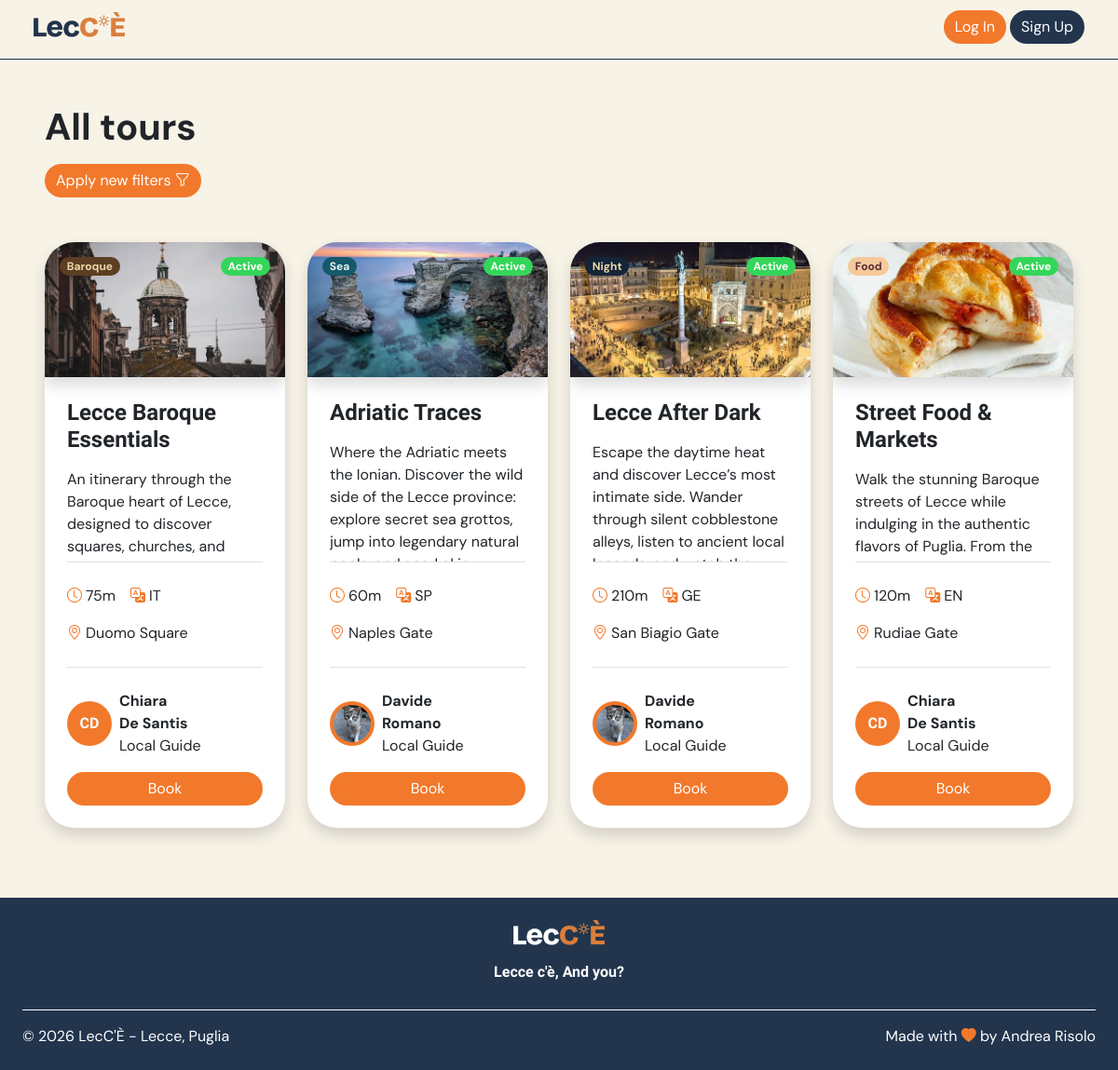
Screenshot of /tours/list with the database file from the repository.
### tables this page shows
CREATE TABLE "tour_photos" (
	"id"	INTEGER,
	"tour_id"	TEXT NOT NULL,
	"path"	TEXT NOT NULL UNIQUE,
	"order_number"	INTEGER NOT NULL,
	PRIMARY KEY("id" AUTOINCREMENT),
	FOREIGN KEY("tour_id") REFERENCES "tours"("id") ON DELETE CASCADE
);

CREATE TABLE "tours" (
	"id"	TEXT,
	"guide_id"	TEXT NOT NULL,
	"language_id"	TEXT NOT NULL,
	"title"	TEXT NOT NULL,
	"description"	TEXT NOT NULL,
	"duration"	INTEGER NOT NULL,
	"max_participants"	INTEGER NOT NULL,
	"theme_id"	INTEGER NOT NULL,
	"state"	TEXT NOT NULL DEFAULT 'active',
	PRIMARY KEY("id"),
	FOREIGN KEY("guide_id") REFERENCES "users"("id") ON DELETE CASCADE,
	FOREIGN KEY("language_id") REFERENCES "languages"("id") ON DELETE CASCADE,
	FOREIGN KEY("theme_id") REFERENCES "tour_themes"("id")
);

CREATE TABLE "tour_themes" (
	"id"	INTEGER,
	"name"	TEXT NOT NULL,
	"emoji"	TEXT NOT NULL,
	"description"	TEXT NOT NULL,
	PRIMARY KEY("id" AUTOINCREMENT)
);

CREATE TABLE "languages" (
	"id"	INTEGER,
	"name"	TEXT NOT NULL UNIQUE,
	PRIMARY KEY("id" AUTOINCREMENT)
);

CREATE TABLE "stops" (
	"id"	TEXT,
	"tour_id"	TEXT NOT NULL,
	"place_name"	TEXT NOT NULL,
	"order_number"	INTEGER NOT NULL,
	PRIMARY KEY("id"),
	FOREIGN KEY("tour_id") REFERENCES "tours"("id") ON DELETE CASCADE
);

CREATE TABLE users (
    id TEXT PRIMARY KEY,
    role TEXT NOT NULL,

    email TEXT NOT NULL UNIQUE,
    password TEXT NOT NULL,

    first_name TEXT NOT NULL,
    last_name TEXT NOT NULL,
    profile_photo TEXT
);

### app.py (the view, shortened to what this page needs)
@app.route("/tours/list")
def tours():
    today=date.today()
    weekday = None
    start_date = request.args.get("start_date")
    date_range_check = request.args.get("date_range_check")
    duration_allowed = ["0 - 1:30 h", "1:30 - 3 h", "3 h +"]
    duration = request.args.get("duration", "Any duration")
    if duration not in duration_allowed:
        if duration == "Any duration":
            duration = (0, None)
        else:
            flash("Invalid duration", "negative")
            return redirect(url_for("home"))
    elif duration == "0 - 1:30 h":
        duration = (0, 90)
    elif duration == "1:30 - 3 h":
        duration = (90, 180)
    elif duration == "3 h +":
        duration = (180, None)
    languages=languages_dao.get_languages()
    languages_names = []
    for language in languages:
        languages_names.append(language["name"])
    language = request.args.get("language", "Any language")
    if language not in languages_names:
        if language == "Any language":
            language = None
        else:
            flash("Invalid language", "negative")
            return redirect(url_for("home"))
    else:
        language_db = languages_dao.get_language_by_name(language)
        language = language_db["id"]
    themes=themes_dao.get_themes()
    themes_names = []
    for theme in themes:
        themes_names.append(theme.name)
    theme = request.args.get("theme", "Any theme")
    if theme not in themes_names:
        if theme == "Any theme":
            theme = None
        else:
            flash("Invalid theme", "negative")
            return redirect(url_for("home"))
    else:
        theme_obj = themes_dao.get_theme_by_name(theme)
        theme = theme_obj.id
    max_participants = request.args.get("maxPeople")
    if max_participants is not None and max_participants != "":
        if not max_participants.isdigit() or int(max_participants) < 1:
            flash("Max participants must be a positive integer", "negative")
            return redirect(url_for("home"))
        max_participants = int(max_participants)
    else:
        max_participants = None
    min_participants = request.args.get("minPeople")
    if min_participants is not None and min_participants != "":
        if not min_participants.isdigit() or int(min_participants) < 1:
            flash("Min participants must be a positive integer", "negative")
            return redirect(url_for("home"))
        min_participants = int(min_participants)
    else:
        min_participants = None
    tours=tours_dao.get_tours_filters(state="active", weekday=weekday, duration_start=duration[0], duration_end=duration[1], language=language, theme=theme, max_participants=max_participants, min_participants=min_participants)
    for tour in tours:
        tour.photos=photos_dao.get_first_photo(tour)
        tour.language=languages_dao.get_language_by_id(tour.language_id)["name"]
        tour.theme=themes_dao.get_theme_by_id(tour.theme_id)
        tour.stops=stops_dao.get_first_stop_by_tour(tour)
        tour.guide = users_dao.get_user_by_id(tour.guide_id)
    return render_template("tours.html", today=today, tours=tours, languages=languages, themes=themes, origin="list")

### database/daos/languages.py (called while the page is built)
@connect_db
def get_languages(conn, cursor):
    query="SELECT * FROM languages"
    cursor.execute(query)
    languages=cursor.fetchall()
    languages_list=[]
    for language in languages:
        languages_list.append(dict(language))
    return languages_list

@connect_db
def get_language_by_id(conn, cursor, id):
    query="SELECT * FROM languages WHERE id=(?)"
    cursor.execute(query, (id,))
    language=cursor.fetchone()
    if language is None:
        return None
    return dict(language)

### database/daos/photos.py (called while the page is built)
@connect_db
def get_first_photo(conn, cursor, tour):
    query="SELECT path FROM tour_photos WHERE tour_id=(?) ORDER BY order_number LIMIT 1"
    cursor.execute(query, (tour.id,))
    photo=cursor.fetchone()
    if photo:
        return photo["path"]
    else:
        return None

### database/daos/stops.py (called while the page is built)
@connect_db
def get_first_stop_by_tour(conn, cursor, tour):
    query = "SELECT place_name FROM stops WHERE tour_id=(?) ORDER BY order_number ASC LIMIT 1"
    cursor.execute(query, (tour.id,))
    stop = cursor.fetchone()
    if stop:
        return stop["place_name"]
    else:
        return None

### database/daos/themes.py (called while the page is built)
@connect_db
def get_themes(conn, cursor):
    query="SELECT * FROM tour_themes"
    cursor.execute(query)
    themes=cursor.fetchall()
    themes_list=[]
    for theme in themes:
        theme_obj=Theme(theme["id"], theme["name"], theme["emoji"], theme["description"])
        themes_list.append(theme_obj)
    return themes_list

@connect_db
def get_theme_by_id(conn, cursor, id):
    query="SELECT * FROM tour_themes WHERE id=(?)"
    cursor.execute(query, (id,))
    theme=cursor.fetchone()
    if theme is None:
        return None
    theme_obj=Theme(theme["id"], theme["name"], theme["emoji"], theme["description"])
    return theme_obj

### database/daos/users.py (called while the page is built)
@connect_db
def get_user_by_id(conn, cursor, id):
    query="SELECT * FROM users WHERE id=(?)"
    cursor.execute(query, (id,))
    user=cursor.fetchone()
    if user is None:
        return None
    user_obj=User(user["id"], user["role"], user["email"], user["password"], user["first_name"], user["last_name"], user["profile_photo"])
    return user_obj

### utilities/db_connection.py (called while the page is built)
def connect_db(func):
    @wraps(func)
    def wrapper(*args, **kwargs):
        conn = sqlite3.connect(DB_PATH)
        conn.row_factory = sqlite3.Row
        cursor = conn.cursor()
        try:
            return func(conn, cursor, *args, **kwargs)
        finally:
            cursor.close()
            conn.close()
    return wrapper

### templates/tours.html (shortened to what this page needs)
{% extends "base.html" %}
{% block content %}
<main class="mx-3 mx-lg-4 my-5 min-vh-100">
    <section class="my-5">
        <div class="container">
            <h1 class="fw-bold mb-3">
                {% if origin == "list" %}
                All tours
                {% elif origin == "user_tours" %}
                {% if current_user.id == user.id %}
                My tours
                {% else %}
                {{ user.first_name }}'s tours
                {% endif %}
                {% endif %}
            </h1>
            {% if origin == "list" %}
            <a class="btn lecce-btn lecce-primary-background" data-bs-toggle="collapse" href="#collapseFilters">
                Apply new filters <i class="bi-funnel"></i>
            </a>
            {% endif %}
        </div>
    </section>
    <section>
        <div class="container">
            <div class="row g-4">
                {% if tours|length > 0 %}
                {% for tour in tours %}
                <div class="col-12 col-md-6 col-lg-3">
                    {% include "tour_card.html" %}
                </div>
                {% endfor %}
                {% else %}
                <div class="d-flex justify-content-center align-items-center py-5 fw-bold fs-4">
                    <p>No tours found</p>
                </div>
                {% endif %}
            </div>
        </div>
    </section>
</main>
{% endblock %}

### templates/tour_card.html
<div class="card border-0 rounded-5 shadow overflow-hidden h-100">
    <a href="{{ url_for('tour', id=tour.id) }}" class="shadow overflow-hidden tour-preview-photo">
        <img class="object-fit-cover h-100 w-100"
            src="{{ url_for('static', filename='images/tour_photos/' ~ tour.photos) }}" alt="Tour photo">
    </a>
    <article class="card-body p-4 d-flex flex-column">
        <h3 class="h4 fw-bold mb-3 lecce-text-impact">{{ tour.title }}</h3>
        <span
            class="badge lecce-{{ tour.theme.name.lower() }}-background lecce-{{ tour.theme.name.lower() }}-text lecce-btn position-absolute top-0 start-0 m-3">
            {{ tour.theme.name }}
        </span>
        {% if tour.state == "active" %}
        <span class="badge lecce-positive-background lecce-primary-text lecce-btn position-absolute top-0 end-0 m-3">
            Active
        </span>
        {% else %}
        <span class="badge lecce-negative-background lecce-primary-text lecce-btn position-absolute top-0 end-0 m-3">
            Inactive
        </span>
        {% endif %}
        <p class="mb-4 overflow-hidden lecce-tour-card border-bottom flex-grow-1">
            {{ tour.description }}
        </p>
        <div class="mb-4 border-bottom pb-4">
            <div class="d-flex gap-3 mb-3">
                <span><i class="bi bi-clock lecce-primary-color me-1"></i>{{ tour.duration }}m</span>
                <span><i class="bi bi-translate lecce-primary-color me-1"></i>{{ tour.language[0:2].upper() }}</span>
            </div>
            <div>
                <span><i class="bi bi-geo-alt lecce-primary-color me-1"></i>{{ tour.stops }}</span>
            </div>
        </div>
        <div class="d-flex flex-column gap-3">
            <div class="d-flex align-items-center gap-2">
                {% if tour.guide.profile_photo is none %}
                <a class="profile-initials lecce-text-impact fw-bold text-decoration-none"
                    href="{{ url_for('profile', id=tour.guide.id) }}">
                    {{ tour.guide.first_name[0] }}{{ tour.guide.last_name[0] }}
                </a>
                {% else %}
                <a class="profile-initials p-1" href="{{ url_for('profile', id=tour.guide.id) }}">
                    <img src="{{ url_for('static', filename='images/profile_photos/' ~ tour.guide.profile_photo) }}"
                        alt="Guide Profile Photo" class="img-fluid rounded-circle object-fit-cover">
                </a>
                {% endif %}
                <div class="d-flex flex-column align-items-start">
                    <span class="fw-bold mb-0">{{ tour.guide.first_name }}</span>
                    <span class="fw-bold mb-0">{{ tour.guide.last_name }}</span>
                    <span class="mb-0 fs-6">Local Guide</span>
                </div>
            </div>
            <a href="{{ url_for('tour', id=tour.id) }}" class="btn lecce-btn lecce-primary-background px-4 w-100">{% if current_user.role != 'guide' and tour.state == 'active' %}Book{% else %}View{% endif %}</a>
        </div>
    </article>
</div>

### static/css/style.css (style rules this page uses)
body { background-color: #F8F3E7; font-family: "DM Sans", sans-serif; }
.lecce-text-impact { font-family: "Bricolage Grotesque", sans-serif; }
.lecce-primary-color { color: #F2792B }
.lecce-positive-background { background-color: #34d65a; }
.lecce-btn { color: white; border: none; border-radius: 1000px; }
.lecce-primary-background { background-color: #F2792B; color: white; }
.tour-preview-photo { aspect-ratio: 16/9; }
.profile-initials { background-color: #F2792B; color: white; aspect-ratio: 1/1; border-radius: 50%; height: 3rem; width: 3rem; display: flex; align-items: center; justify-content: center; }
.lecce-tour-card { height: 6.3rem; }

### static/css/themes.css (style rules this page uses)
.lecce-baroque-background { background-color: #5c3e23; }
.lecce-baroque-text { color: #EFD7A6; }
.lecce-sea-background { background-color: #15596B; }
.lecce-sea-text { color: #E7F1EC; }
.lecce-night-background { background-color: #142539; }
.lecce-night-text { color: #EBD9A8; }
.lecce-food-background { background-color: #F6C99B; }
.lecce-food-text { color: #5A2A3A; }

### rows the page displays
tour_photos: path (picture)
tours: title "Lecce Baroque Essentials", description "An itinerary through the Baroque heart of Lecce, designed to discover squares, churches, and…"
tour_themes: theme.name "Baroque"
languages: name "IT"
stops: stops "Duomo Square"
users: guide "C" "C", guide "D" "D", guide.first_name "Chiara" "Chiara", guide.last_name "De Santis" "De Santis"
tour_photos: path (picture)
tours: title "Adriatic Traces", description "Where the Adriatic meets the Ionian. Discover the wild side of the Lecce province: explore secret sea grottos, jump into legendary natural…"
tour_themes: theme.name "Sea"
languages: name "SP"
stops: stops "Naples Gate"
users: profile_photo (picture), guide.first_name "Davide" "Davide", guide.last_name "Romano" "Romano"
tour_photos: path (picture)
tours: title "Lecce After Dark", description "Escape the daytime heat and discover Lecce’s most intimate side. Wander through silent cobblestone alleys, listen to ancient local…"
tour_themes: theme.name "Night"
languages: name "GE"
stops: stops "San Biagio Gate"
tour_photos: path (picture)
tours: title "Street Food & Markets", description "Walk the stunning Baroque streets of Lecce while indulging in the authentic flavors of Puglia. From the…"
tour_themes: theme.name "Food"
languages: name "EN"
stops: stops "Rudiae Gate"

### other values shown
{{ tour.duration }} "75" "60" "210" "120"
